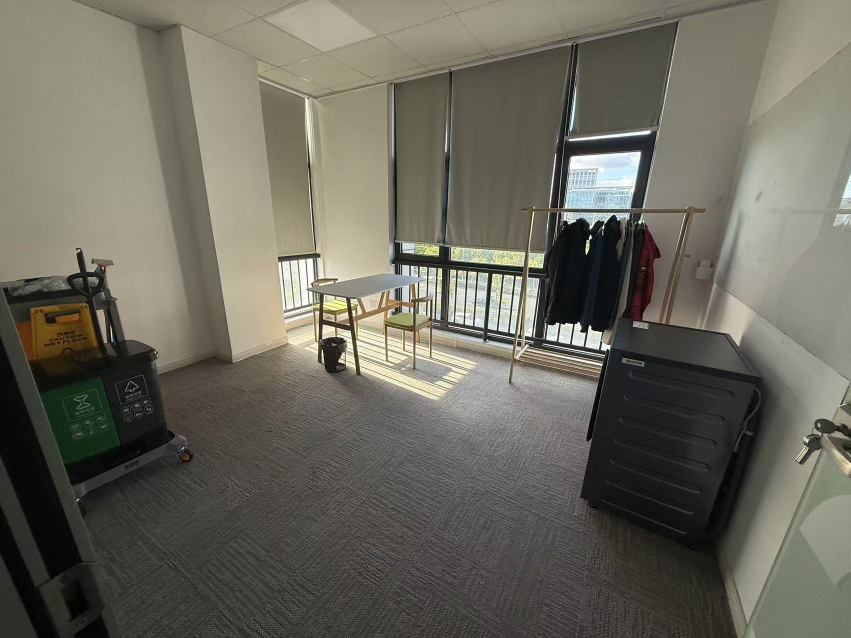
#> input picture inputs/utility_room_original.jpg, 1702 x 1276 px (shown at 1/2 size)
$ python shadow_target.py
#> lines starting #> are read from the running program, lines starting #| are printed output that depends on the picture; after the words box and inside, x2 and y2 are one past the last pixel; in counts of white or black regions, pixels touching at a corner belong together
from PIL import Image,ImageDraw
from pathlib import Path
import numpy as np,json
r=Path(__file__).resolve().parents[1];out=r/'evidence/shadow_fit';out.mkdir(parents=True,exist_ok=True);src=Image.open(r/'inputs/utility_room_original.jpg').convert('RGB');roi=Image.new('L',src.size,0);d=ImageDraw.Draw(roi)
#> further down, src is the input picture: PIL image 1702x1276 RGB; mean R, G, B 106.9, 104.9, 93.8
#> after `roi = Image.new('L', src.size, 0)`: roi: PIL image 1702x1276 L; every value is 0
d.polygon([(540,680),(650,645),(786,661),(1100,717),(1215,785),(1160,1010),(495,930)],fill=255)
for poly in [[(760,591),(869,588),(875,706),(830,745),(758,719)],[(614,546),(853,546),(853,599),(716,609),(615,589)],[(634,672),(696,672),(699,746),(640,750)]]:d.polygon(poly,fill=0)
v=np.array(src)/255;mask=(v.mean(axis=2)>.59)&(np.array(roi)>0);target=Image.fromarray(np.uint8(mask)*255);target.resize((425,319),Image.Resampling.NEAREST).save(out/'target.png');roi.resize((425,319),Image.Resampling.NEAREST).save(out/'roi.png');preview=np.array(src);preview[mask]=(.4*preview[mask]+.6*np.array([255,30,30])).astype('uint8');Image.fromarray(preview).save(out/'target_overlay.jpg',quality=90)
#> after `mask = (v.mean(axis=2) > 0.59) & (np.array(roi) > 0)`:
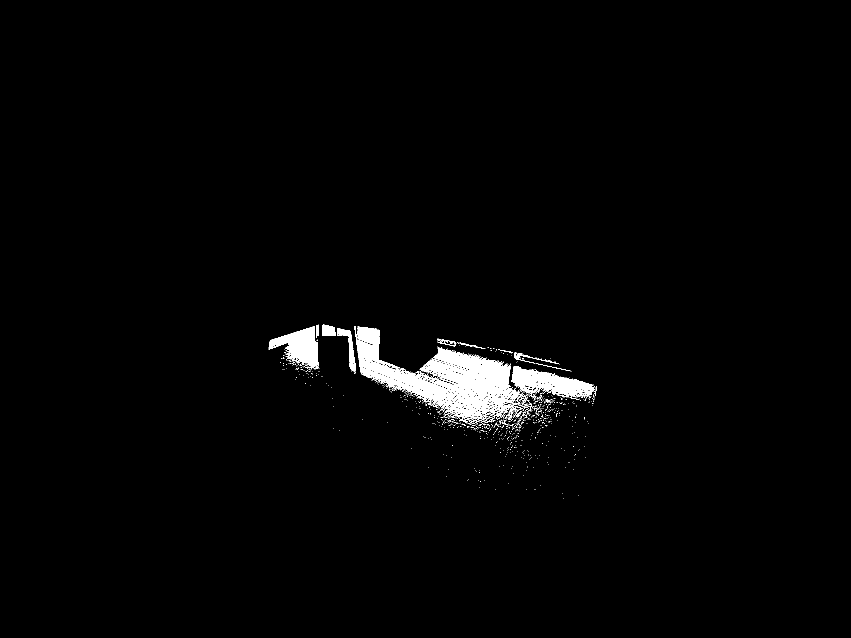
#> mask: shape (1276, 1702) bool (shown at 1/2 size); 1.7% white; 880 white regions (849 under 20 px), largest, box (x1, y1, x2, y2) and area: (712, 653, 1047, 848) 23523, (1022, 732, 1194, 796) 4979, (537, 652, 639, 738) 4196
#> after `v = np.array(src) / 255`:
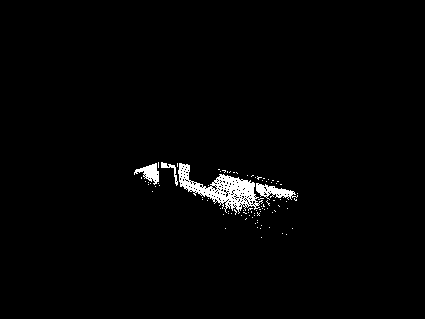
#> saved as target.png: PIL image 425x319 L; 1.7% white; 89 white regions (85 under 20 px), largest, box (x1, y1, x2, y2) and area: (178, 163, 263, 214) 1513, (256, 183, 298, 200) 332, (134, 163, 159, 185) 261, (161, 162, 178, 186) 94
#> after `v = np.array(src) / 255`:
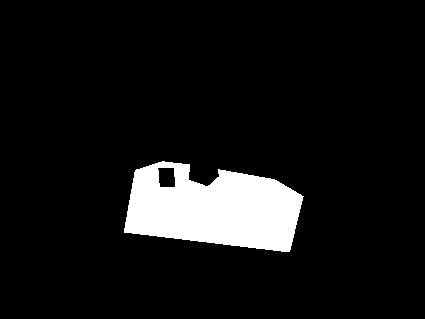
#> saved as roi.png: PIL image 425x319 L; 8.4% white; 1 white region, box (x1, y1, x2, y2) and area: (124, 161, 304, 252) 11365
#> after `roi.resize((425, 319), Image.Resampling.NEAREST).save(out / 'roi.png')`:
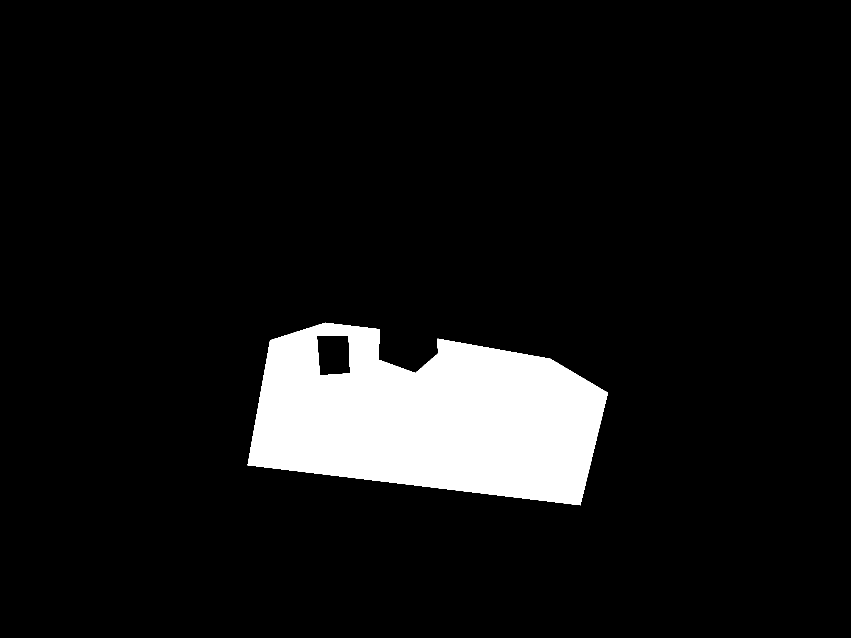
#> roi: PIL image 1702x1276 L (shown at 1/2 size); 8.4% white; 1 white region, box (x1, y1, x2, y2) and area: (495, 645, 1216, 1011) 182042
#> after `preview[mask] = (0.4 * preview[mask] + 0.6 * np.array([255, 30, 30])).`:
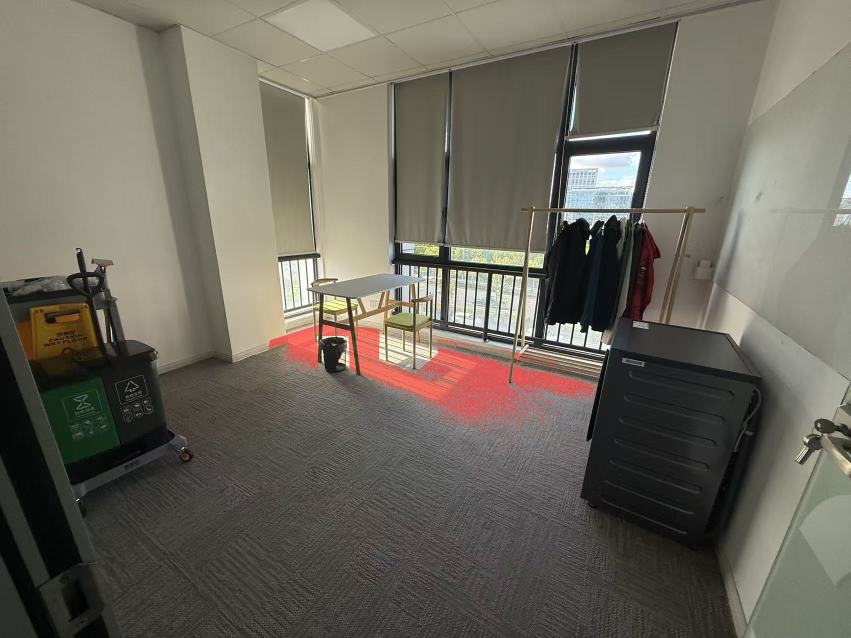
#> preview: shape (1276, 1702, 3) (shown at 1/2 size); 1.73% of pixels changed, all inside (x1, y1, x2, y2) = (537, 649, 1194, 998)
(out/'protocol.json').write_text(json.dumps(dict(purpose='fit sun direction to source observed bright floor pixels; not independent validation',roi_definition='manual floor polygon with furniture regions excluded',threshold_srgb_mean=.59,render_size=[425,319]),indent=2))
